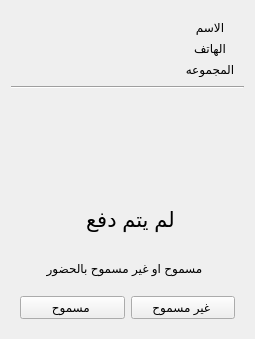
<?xml version="1.0" encoding="UTF-8"?>
<ui version="4.0">
 <class>alerm</class>
 <widget class="QWidget" name="alerm">
  <property name="geometry">
   <rect>
    <x>0</x>
    <y>0</y>
    <width>255</width>
    <height>339</height>
   </rect>
  </property>
  <property name="windowTitle">
   <string>تنبيه للدفع</string>
  </property>
  <layout class="QVBoxLayout" name="verticalLayout_2">
   <item>
    <widget class="QWidget" name="widget" native="true">
     <layout class="QVBoxLayout" name="verticalLayout">
      <property name="spacing">
       <number>0</number>
      </property>
      <property name="margin">
       <number>0</number>
      </property>
      <item>
       <widget class="QWidget" name="widget_2" native="true">
        <property name="sizePolicy">
         <sizepolicy hsizetype="Preferred" vsizetype="Fixed">
          <horstretch>0</horstretch>
          <verstretch>0</verstretch>
         </sizepolicy>
        </property>
        <layout class="QGridLayout" name="gridLayout">
         <item row="0" column="1">
          <widget class="QLabel" name="label_2">
           <property name="text">
            <string>الاسم</string>
           </property>
           <property name="alignment">
            <set>Qt::AlignCenter</set>
           </property>
          </widget>
         </item>
         <item row="3" column="1">
          <widget class="QLabel" name="label_4">
           <property name="text">
            <string>الهاتف</string>
           </property>
           <property name="alignment">
            <set>Qt::AlignCenter</set>
           </property>
          </widget>
         </item>
         <item row="0" column="0">
          <widget class="QLabel" name="name_lbl">
           <property name="sizePolicy">
            <sizepolicy hsizetype="Expanding" vsizetype="Fixed">
             <horstretch>0</horstretch>
             <verstretch>0</verstretch>
            </sizepolicy>
           </property>
           <property name="text">
            <string/>
           </property>
           <property name="alignment">
            <set>Qt::AlignCenter</set>
           </property>
          </widget>
         </item>
         <item row="3" column="0">
          <widget class="QLabel" name="phone_lbl">
           <property name="sizePolicy">
            <sizepolicy hsizetype="Expanding" vsizetype="Fixed">
             <horstretch>0</horstretch>
             <verstretch>0</verstretch>
            </sizepolicy>
           </property>
           <property name="text">
            <string/>
           </property>
           <property name="alignment">
            <set>Qt::AlignCenter</set>
           </property>
          </widget>
         </item>
         <item row="4" column="0">
          <widget class="QLabel" name="barcode_lbl">
           <property name="sizePolicy">
            <sizepolicy hsizetype="Expanding" vsizetype="Fixed">
             <horstretch>0</horstretch>
             <verstretch>0</verstretch>
            </sizepolicy>
           </property>
           <property name="text">
            <string/>
           </property>
           <property name="alignment">
            <set>Qt::AlignCenter</set>
           </property>
          </widget>
         </item>
         <item row="4" column="1">
          <widget class="QLabel" name="label">
           <property name="text">
            <string>المجموعه</string>
           </property>
           <property name="alignment">
            <set>Qt::AlignCenter</set>
           </property>
          </widget>
         </item>
        </layout>
       </widget>
      </item>
      <item>
       <widget class="Line" name="line">
        <property name="orientation">
         <enum>Qt::Horizontal</enum>
        </property>
       </widget>
      </item>
      <item>
       <widget class="QWidget" name="widget_3" native="true">
        <layout class="QGridLayout" name="gridLayout_2">
         <item row="7" column="0" colspan="2">
          <widget class="QWidget" name="widget_4" native="true">
           <property name="sizePolicy">
            <sizepolicy hsizetype="Preferred" vsizetype="Fixed">
             <horstretch>0</horstretch>
             <verstretch>0</verstretch>
            </sizepolicy>
           </property>
           <layout class="QHBoxLayout" name="horizontalLayout_2">
            <property name="margin">
             <number>0</number>
            </property>
            <item>
             <widget class="QPushButton" name="ok_bun">
              <property name="text">
               <string>مسموح </string>
              </property>
             </widget>
            </item>
            <item>
             <widget class="QPushButton" name="cancel">
              <property name="text">
               <string>غير مسموح </string>
              </property>
             </widget>
            </item>
           </layout>
          </widget>
         </item>
         <item row="2" column="0" colspan="2">
          <widget class="QLabel" name="gp_lbl">
           <property name="sizePolicy">
            <sizepolicy hsizetype="Expanding" vsizetype="Preferred">
             <horstretch>0</horstretch>
             <verstretch>0</verstretch>
            </sizepolicy>
           </property>
           <property name="font">
            <font>
             <pointsize>16</pointsize>
            </font>
           </property>
           <property name="text">
            <string>لم يتم دفع </string>
           </property>
           <property name="alignment">
            <set>Qt::AlignCenter</set>
           </property>
          </widget>
         </item>
         <item row="4" column="0">
          <widget class="QLabel" name="tottal_lbl">
           <property name="sizePolicy">
            <sizepolicy hsizetype="Expanding" vsizetype="Preferred">
             <horstretch>0</horstretch>
             <verstretch>0</verstretch>
            </sizepolicy>
           </property>
           <property name="text">
            <string>مسموح او غير مسموح بالحضور</string>
           </property>
           <property name="alignment">
            <set>Qt::AlignCenter</set>
           </property>
          </widget>
         </item>
         <item row="0" column="0">
          <widget class="QLabel" name="gp_type">
           <property name="text">
            <string/>
           </property>
           <property name="alignment">
            <set>Qt::AlignCenter</set>
           </property>
          </widget>
         </item>
         <item row="1" column="0">
          <widget class="QLabel" name="raist">
           <property name="font">
            <font>
             <weight>75</weight>
             <bold>true</bold>
            </font>
           </property>
           <property name="text">
            <string/>
           </property>
           <property name="alignment">
            <set>Qt::AlignCenter</set>
           </property>
          </widget>
         </item>
        </layout>
       </widget>
      </item>
     </layout>
    </widget>
   </item>
  </layout>
 </widget>
 <resources>
  <include location="../views/source.qrc"/>
 </resources>
 <connections/>
</ui>
